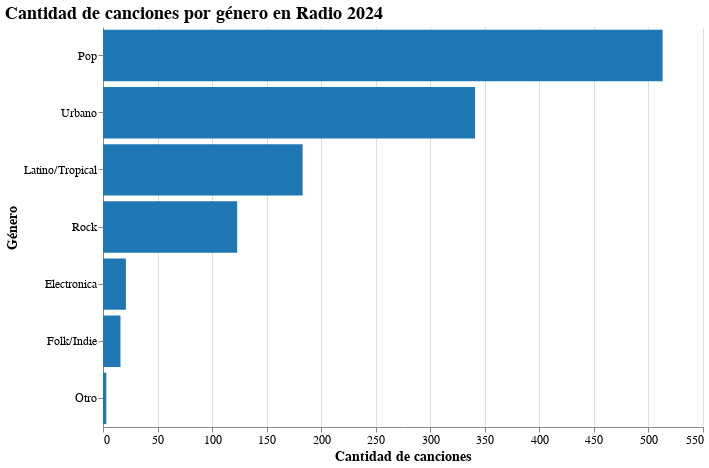

Notebook source saved alongside this figure:
### Code cell
import pandas as pd
import altair as alt

# Leer el archivo CSV con (;)
df = pd.read_csv('Radio2024Listo.csv', sep=';', encoding='latin1')

# Limpiar nombres de columnas
df.columns = df.columns.str.strip().str.lower()

# Para contar géneros
genero_counts = df['genero'].value_counts().reset_index()
genero_counts.columns = ['genero', 'cantidad']

# Crear gráfico
chart = alt.Chart(genero_counts).mark_bar(color='#1f77b4').encode(
    x=alt.X('cantidad:Q', title='Cantidad de canciones'),
    y=alt.Y('genero:N', sort='-x', title='Género'),
    tooltip=['genero:N', 'cantidad:Q']
).properties(
    width=600,
    height=400,
    title='Cantidad de canciones por género en Radio 2024'
).configure_axis(
    labelFontSize=12,
    titleFontSize=14
).configure_title(
    fontSize=18,
    anchor='start'
).configure_view(
    stroke=None
)

# Guardar como HTML
chart.save('genero_radio_2024.html')

# Mostrar el gráfico
chart

### Figure 1 — Vega-Lite specification as saved in the notebook (floating-point values rounded to 4 significant figures)
{"config": {"view": {"continuousWidth": 300, "continuousHeight": 300, "stroke": null}, "axis": {"labelFontSize": 12, "titleFontSize": 14}, "title": {"anchor": "start", "fontSize": 18}}, "data": {"name": "data-21fe6e4cb9d3d293af73edcfa96b5b2f"}, "mark": {"type": "bar", "color": "#1f77b4"}, "encoding": {"tooltip": [{"field": "genero", "type": "nominal"}, {"field": "cantidad", "type": "quantitative"}], "x": {"field": "cantidad", "title": "Cantidad de canciones", "type": "quantitative"}, "y": {"field": "genero", "sort": "-x", "title": "Género", "type": "nominal"}}, "height": 400, "title": "Cantidad de canciones por género en Radio 2024", "width": 600, "$schema": "https://vega.github.io/schema/vega-lite/v5.20.1.json", "datasets": {"data-21fe6e4cb9d3d293af73edcfa96b5b2f": [{"genero": "Pop", "cantidad": 513}, {"genero": "Urbano", "cantidad": 341}, {"genero": "Latino/Tropical", "cantidad": 183}, {"genero": "Rock", "cantidad": 123}, {"genero": "Electronica", "cantidad": 21}, {"genero": "Folk/Indie", "cantidad": 16}, {"genero": "Otro", "cantidad": 3}]}}
